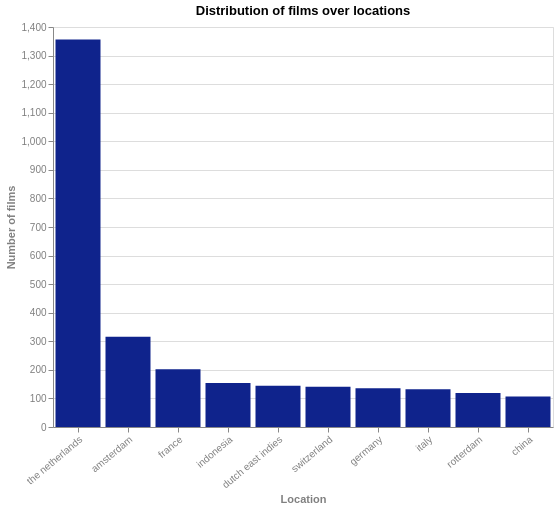

This figure's Vega-Lite source:
### Vega-Lite specification from a JSON file in a GitHub repository (floating-point values rounded to 4 significant figures)
{"$schema": "https://vega.github.io/schema/vega-lite/v5.json", "title": "Distribution of films over locations", "description": "Distribution of films over locations. Note: locations are not yet standardised, so a location is counted separately for each different way of writing its name", "width": 500, "height": 400, "data": {"values": [{"Location": "the netherlands", "Number of films": 1356}, {"Location": "amsterdam", "Number of films": 316}, {"Location": "france", "Number of films": 202}, {"Location": "indonesia", "Number of films": 154}, {"Location": "dutch east indies", "Number of films": 144}, {"Location": "switzerland", "Number of films": 141}, {"Location": "germany", "Number of films": 136}, {"Location": "italy", "Number of films": 132}, {"Location": "rotterdam", "Number of films": 119}, {"Location": "china", "Number of films": 107}]}, "mark": {"type": "bar", "binSpacing": 1, "tooltip": true}, "encoding": {"x": {"field": "Location", "type": "nominal", "title": "Location", "sort": "-y"}, "y": {"field": "Number of films", "type": "quantitative", "title": "Number of films"}, "color": {"value": "#0F238C"}}, "config": {"countTitle": "Count", "axisX": {"labelAngle": -40, "titleColor": "grey", "labelColor": "grey"}, "axisY": {"titleColor": "grey", "labelColor": "grey"}}}
